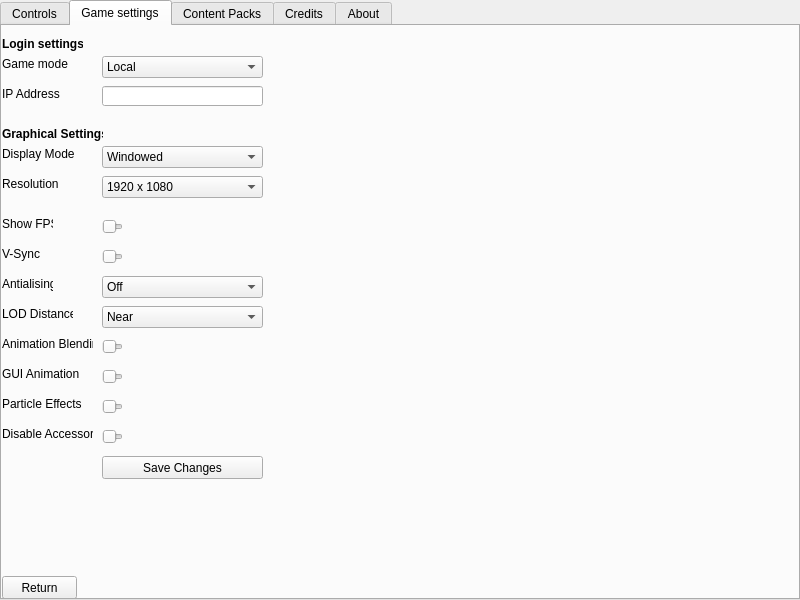
<?xml version="1.0" encoding="UTF-8"?>
<ui version="4.0">
 <class>Options_Menu</class>
 <widget class="QDialog" name="Options_Menu">
  <property name="geometry">
   <rect>
    <x>0</x>
    <y>0</y>
    <width>800</width>
    <height>600</height>
   </rect>
  </property>
  <property name="maximumSize">
   <size>
    <width>800</width>
    <height>600</height>
   </size>
  </property>
  <property name="windowTitle">
   <string>Option Menu</string>
  </property>
  <widget class="QTabWidget" name="tabWidget">
   <property name="geometry">
    <rect>
     <x>0</x>
     <y>0</y>
     <width>800</width>
     <height>600</height>
    </rect>
   </property>
   <property name="maximumSize">
    <size>
     <width>800</width>
     <height>600</height>
    </size>
   </property>
   <property name="currentIndex">
    <number>1</number>
   </property>
   <widget class="QWidget" name="Content_Pack">
    <property name="maximumSize">
     <size>
      <width>800</width>
      <height>600</height>
     </size>
    </property>
    <attribute name="title">
     <string>Controls</string>
    </attribute>
    <widget class="QPushButton" name="returnButton_4">
     <property name="geometry">
      <rect>
       <x>0</x>
       <y>550</y>
       <width>75</width>
       <height>23</height>
      </rect>
     </property>
     <property name="text">
      <string>Return</string>
     </property>
    </widget>
    <widget class="QLabel" name="label_3">
     <property name="geometry">
      <rect>
       <x>10</x>
       <y>40</y>
       <width>51</width>
       <height>21</height>
      </rect>
     </property>
     <property name="text">
      <string>Walking up</string>
     </property>
    </widget>
    <widget class="QPushButton" name="pushButton_2">
     <property name="geometry">
      <rect>
       <x>110</x>
       <y>40</y>
       <width>75</width>
       <height>21</height>
      </rect>
     </property>
     <property name="text">
      <string/>
     </property>
    </widget>
    <widget class="QLabel" name="label_4">
     <property name="geometry">
      <rect>
       <x>10</x>
       <y>70</y>
       <width>71</width>
       <height>21</height>
      </rect>
     </property>
     <property name="text">
      <string>Walking left</string>
     </property>
    </widget>
    <widget class="QPushButton" name="pushButton_3">
     <property name="geometry">
      <rect>
       <x>110</x>
       <y>70</y>
       <width>75</width>
       <height>21</height>
      </rect>
     </property>
     <property name="text">
      <string/>
     </property>
    </widget>
    <widget class="QLabel" name="label_5">
     <property name="geometry">
      <rect>
       <x>10</x>
       <y>100</y>
       <width>71</width>
       <height>21</height>
      </rect>
     </property>
     <property name="text">
      <string>Walking right</string>
     </property>
    </widget>
    <widget class="QPushButton" name="pushButton_4">
     <property name="geometry">
      <rect>
       <x>110</x>
       <y>130</y>
       <width>75</width>
       <height>21</height>
      </rect>
     </property>
     <property name="text">
      <string/>
     </property>
    </widget>
    <widget class="QLabel" name="label_6">
     <property name="geometry">
      <rect>
       <x>10</x>
       <y>130</y>
       <width>71</width>
       <height>21</height>
      </rect>
     </property>
     <property name="text">
      <string>Walking down</string>
     </property>
    </widget>
    <widget class="QPushButton" name="pushButton_5">
     <property name="geometry">
      <rect>
       <x>110</x>
       <y>100</y>
       <width>75</width>
       <height>21</height>
      </rect>
     </property>
     <property name="text">
      <string/>
     </property>
    </widget>
    <widget class="QLabel" name="label_7">
     <property name="geometry">
      <rect>
       <x>10</x>
       <y>160</y>
       <width>71</width>
       <height>21</height>
      </rect>
     </property>
     <property name="text">
      <string>Jump</string>
     </property>
    </widget>
    <widget class="QPushButton" name="pushButton_6">
     <property name="geometry">
      <rect>
       <x>110</x>
       <y>160</y>
       <width>75</width>
       <height>21</height>
      </rect>
     </property>
     <property name="text">
      <string/>
     </property>
    </widget>
    <widget class="QLabel" name="label_8">
     <property name="geometry">
      <rect>
       <x>10</x>
       <y>190</y>
       <width>71</width>
       <height>21</height>
      </rect>
     </property>
     <property name="text">
      <string>Walk</string>
     </property>
    </widget>
    <widget class="QPushButton" name="pushButton_7">
     <property name="geometry">
      <rect>
       <x>110</x>
       <y>190</y>
       <width>75</width>
       <height>21</height>
      </rect>
     </property>
     <property name="text">
      <string/>
     </property>
    </widget>
    <widget class="QLabel" name="label_9">
     <property name="geometry">
      <rect>
       <x>10</x>
       <y>10</y>
       <width>61</width>
       <height>21</height>
      </rect>
     </property>
     <property name="text">
      <string>&lt;html&gt;&lt;head/&gt;&lt;body&gt;&lt;p&gt;&lt;span style=&quot; font-weight:600;&quot;&gt;Movement&lt;/span&gt;&lt;/p&gt;&lt;/body&gt;&lt;/html&gt;</string>
     </property>
    </widget>
    <widget class="QLabel" name="label_10">
     <property name="geometry">
      <rect>
       <x>10</x>
       <y>230</y>
       <width>61</width>
       <height>21</height>
      </rect>
     </property>
     <property name="text">
      <string>&lt;html&gt;&lt;head/&gt;&lt;body&gt;&lt;p&gt;&lt;span style=&quot; font-weight:600;&quot;&gt;Gameplay&lt;/span&gt;&lt;/p&gt;&lt;/body&gt;&lt;/html&gt;</string>
     </property>
    </widget>
    <widget class="QLabel" name="label_11">
     <property name="geometry">
      <rect>
       <x>10</x>
       <y>250</y>
       <width>81</width>
       <height>21</height>
      </rect>
     </property>
     <property name="text">
      <string>Take screenshot</string>
     </property>
    </widget>
    <widget class="QLabel" name="label_12">
     <property name="geometry">
      <rect>
       <x>10</x>
       <y>280</y>
       <width>101</width>
       <height>21</height>
      </rect>
     </property>
     <property name="text">
      <string>Open Shticker Book</string>
     </property>
    </widget>
    <widget class="QLabel" name="label_13">
     <property name="geometry">
      <rect>
       <x>10</x>
       <y>310</y>
       <width>81</width>
       <height>21</height>
      </rect>
     </property>
     <property name="text">
      <string>Open Friend List</string>
     </property>
    </widget>
    <widget class="QLabel" name="label_14">
     <property name="geometry">
      <rect>
       <x>10</x>
       <y>340</y>
       <width>81</width>
       <height>21</height>
      </rect>
     </property>
     <property name="text">
      <string>View Gags</string>
     </property>
    </widget>
    <widget class="QLabel" name="label_15">
     <property name="geometry">
      <rect>
       <x>10</x>
       <y>370</y>
       <width>81</width>
       <height>21</height>
      </rect>
     </property>
     <property name="text">
      <string>View Toontasks</string>
     </property>
    </widget>
    <widget class="QLabel" name="label_16">
     <property name="geometry">
      <rect>
       <x>10</x>
       <y>400</y>
       <width>81</width>
       <height>21</height>
      </rect>
     </property>
     <property name="text">
      <string>Perform Action</string>
     </property>
    </widget>
    <widget class="QPushButton" name="pushButton_9">
     <property name="geometry">
      <rect>
       <x>110</x>
       <y>250</y>
       <width>75</width>
       <height>21</height>
      </rect>
     </property>
     <property name="text">
      <string/>
     </property>
    </widget>
    <widget class="QPushButton" name="pushButton_10">
     <property name="geometry">
      <rect>
       <x>110</x>
       <y>280</y>
       <width>75</width>
       <height>21</height>
      </rect>
     </property>
     <property name="text">
      <string/>
     </property>
    </widget>
    <widget class="QPushButton" name="pushButton_11">
     <property name="geometry">
      <rect>
       <x>110</x>
       <y>310</y>
       <width>75</width>
       <height>21</height>
      </rect>
     </property>
     <property name="text">
      <string/>
     </property>
    </widget>
    <widget class="QPushButton" name="pushButton_12">
     <property name="geometry">
      <rect>
       <x>110</x>
       <y>340</y>
       <width>75</width>
       <height>21</height>
      </rect>
     </property>
     <property name="text">
      <string/>
     </property>
    </widget>
    <widget class="QPushButton" name="pushButton_13">
     <property name="geometry">
      <rect>
       <x>110</x>
       <y>370</y>
       <width>75</width>
       <height>21</height>
      </rect>
     </property>
     <property name="text">
      <string/>
     </property>
    </widget>
    <widget class="QPushButton" name="pushButton_14">
     <property name="geometry">
      <rect>
       <x>110</x>
       <y>400</y>
       <width>75</width>
       <height>21</height>
      </rect>
     </property>
     <property name="text">
      <string/>
     </property>
    </widget>
    <widget class="QLabel" name="label_17">
     <property name="geometry">
      <rect>
       <x>10</x>
       <y>430</y>
       <width>81</width>
       <height>21</height>
      </rect>
     </property>
     <property name="text">
      <string>Exit Activity</string>
     </property>
    </widget>
    <widget class="QLabel" name="label_18">
     <property name="geometry">
      <rect>
       <x>10</x>
       <y>460</y>
       <width>81</width>
       <height>21</height>
      </rect>
     </property>
     <property name="text">
      <string>View Street Map</string>
     </property>
    </widget>
    <widget class="QPushButton" name="pushButton_15">
     <property name="geometry">
      <rect>
       <x>110</x>
       <y>430</y>
       <width>75</width>
       <height>21</height>
      </rect>
     </property>
     <property name="text">
      <string/>
     </property>
    </widget>
    <widget class="QPushButton" name="pushButton_16">
     <property name="geometry">
      <rect>
       <x>110</x>
       <y>460</y>
       <width>75</width>
       <height>21</height>
      </rect>
     </property>
     <property name="text">
      <string/>
     </property>
    </widget>
    <widget class="QLabel" name="label_19">
     <property name="geometry">
      <rect>
       <x>240</x>
       <y>10</y>
       <width>51</width>
       <height>21</height>
      </rect>
     </property>
     <property name="text">
      <string>&lt;html&gt;&lt;head/&gt;&lt;body&gt;&lt;p&gt;&lt;span style=&quot; font-weight:600;&quot;&gt;Camera&lt;/span&gt;&lt;/p&gt;&lt;/body&gt;&lt;/html&gt;</string>
     </property>
     <property name="textFormat">
      <enum>Qt::AutoText</enum>
     </property>
    </widget>
    <widget class="QLabel" name="label_20">
     <property name="geometry">
      <rect>
       <x>240</x>
       <y>40</y>
       <width>81</width>
       <height>21</height>
      </rect>
     </property>
     <property name="text">
      <string>Change Camera</string>
     </property>
    </widget>
    <widget class="QLabel" name="label_21">
     <property name="geometry">
      <rect>
       <x>240</x>
       <y>70</y>
       <width>81</width>
       <height>21</height>
      </rect>
     </property>
     <property name="text">
      <string>Previous Camera</string>
     </property>
    </widget>
    <widget class="QLabel" name="label_22">
     <property name="geometry">
      <rect>
       <x>240</x>
       <y>100</y>
       <width>81</width>
       <height>21</height>
      </rect>
     </property>
     <property name="text">
      <string>Look Up</string>
     </property>
    </widget>
    <widget class="QLabel" name="label_23">
     <property name="geometry">
      <rect>
       <x>240</x>
       <y>130</y>
       <width>81</width>
       <height>21</height>
      </rect>
     </property>
     <property name="text">
      <string>Look Down</string>
     </property>
    </widget>
    <widget class="QPushButton" name="pushButton_8">
     <property name="geometry">
      <rect>
       <x>340</x>
       <y>40</y>
       <width>75</width>
       <height>21</height>
      </rect>
     </property>
     <property name="text">
      <string/>
     </property>
    </widget>
    <widget class="QPushButton" name="pushButton_17">
     <property name="geometry">
      <rect>
       <x>340</x>
       <y>70</y>
       <width>75</width>
       <height>21</height>
      </rect>
     </property>
     <property name="text">
      <string/>
     </property>
    </widget>
    <widget class="QPushButton" name="pushButton_18">
     <property name="geometry">
      <rect>
       <x>340</x>
       <y>100</y>
       <width>75</width>
       <height>21</height>
      </rect>
     </property>
     <property name="text">
      <string/>
     </property>
    </widget>
    <widget class="QPushButton" name="pushButton_19">
     <property name="geometry">
      <rect>
       <x>340</x>
       <y>130</y>
       <width>75</width>
       <height>21</height>
      </rect>
     </property>
     <property name="text">
      <string/>
     </property>
    </widget>
    <widget class="QLabel" name="label_24">
     <property name="geometry">
      <rect>
       <x>230</x>
       <y>170</y>
       <width>81</width>
       <height>21</height>
      </rect>
     </property>
     <property name="text">
      <string>&lt;html&gt;&lt;head/&gt;&lt;body&gt;&lt;p&gt;&lt;span style=&quot; font-weight:600;&quot;&gt;Utilities&lt;/span&gt;&lt;/p&gt;&lt;/body&gt;&lt;/html&gt;</string>
     </property>
    </widget>
    <widget class="QLabel" name="label_25">
     <property name="geometry">
      <rect>
       <x>230</x>
       <y>190</y>
       <width>81</width>
       <height>21</height>
      </rect>
     </property>
     <property name="text">
      <string>Show/Hide GUI</string>
     </property>
    </widget>
    <widget class="Line" name="line">
     <property name="geometry">
      <rect>
       <x>200</x>
       <y>0</y>
       <width>261</width>
       <height>20</height>
      </rect>
     </property>
     <property name="orientation">
      <enum>Qt::Horizontal</enum>
     </property>
    </widget>
    <widget class="Line" name="line_3">
     <property name="geometry">
      <rect>
       <x>200</x>
       <y>150</y>
       <width>261</width>
       <height>20</height>
      </rect>
     </property>
     <property name="orientation">
      <enum>Qt::Horizontal</enum>
     </property>
    </widget>
    <widget class="Line" name="line_4">
     <property name="geometry">
      <rect>
       <x>450</x>
       <y>10</y>
       <width>20</width>
       <height>301</height>
      </rect>
     </property>
     <property name="orientation">
      <enum>Qt::Vertical</enum>
     </property>
    </widget>
    <widget class="Line" name="line_6">
     <property name="geometry">
      <rect>
       <x>0</x>
       <y>0</y>
       <width>201</width>
       <height>20</height>
      </rect>
     </property>
     <property name="orientation">
      <enum>Qt::Horizontal</enum>
     </property>
    </widget>
    <widget class="Line" name="line_7">
     <property name="geometry">
      <rect>
       <x>190</x>
       <y>10</y>
       <width>16</width>
       <height>491</height>
      </rect>
     </property>
     <property name="orientation">
      <enum>Qt::Vertical</enum>
     </property>
    </widget>
    <widget class="Line" name="line_8">
     <property name="geometry">
      <rect>
       <x>0</x>
       <y>210</y>
       <width>201</width>
       <height>20</height>
      </rect>
     </property>
     <property name="orientation">
      <enum>Qt::Horizontal</enum>
     </property>
    </widget>
    <widget class="Line" name="line_9">
     <property name="geometry">
      <rect>
       <x>0</x>
       <y>490</y>
       <width>191</width>
       <height>20</height>
      </rect>
     </property>
     <property name="orientation">
      <enum>Qt::Horizontal</enum>
     </property>
    </widget>
    <widget class="QPushButton" name="pushButton_20">
     <property name="geometry">
      <rect>
       <x>340</x>
       <y>190</y>
       <width>75</width>
       <height>21</height>
      </rect>
     </property>
     <property name="text">
      <string/>
     </property>
    </widget>
    <widget class="QLabel" name="label_26">
     <property name="geometry">
      <rect>
       <x>230</x>
       <y>220</y>
       <width>91</width>
       <height>21</height>
      </rect>
     </property>
     <property name="text">
      <string>Display Debug Info</string>
     </property>
    </widget>
    <widget class="QPushButton" name="pushButton_21">
     <property name="geometry">
      <rect>
       <x>340</x>
       <y>220</y>
       <width>75</width>
       <height>21</height>
      </rect>
     </property>
     <property name="text">
      <string/>
     </property>
    </widget>
    <widget class="QLabel" name="label_27">
     <property name="geometry">
      <rect>
       <x>230</x>
       <y>250</y>
       <width>91</width>
       <height>21</height>
      </rect>
     </property>
     <property name="text">
      <string>Debug Screenshots</string>
     </property>
    </widget>
    <widget class="QPushButton" name="pushButton_22">
     <property name="geometry">
      <rect>
       <x>340</x>
       <y>250</y>
       <width>75</width>
       <height>21</height>
      </rect>
     </property>
     <property name="text">
      <string/>
     </property>
    </widget>
    <widget class="QLabel" name="label_28">
     <property name="geometry">
      <rect>
       <x>230</x>
       <y>280</y>
       <width>61</width>
       <height>21</height>
      </rect>
     </property>
     <property name="text">
      <string>Cog HQ info</string>
     </property>
    </widget>
    <widget class="QPushButton" name="pushButton_23">
     <property name="geometry">
      <rect>
       <x>340</x>
       <y>280</y>
       <width>75</width>
       <height>21</height>
      </rect>
     </property>
     <property name="text">
      <string/>
     </property>
    </widget>
    <widget class="Line" name="line_5">
     <property name="geometry">
      <rect>
       <x>200</x>
       <y>300</y>
       <width>261</width>
       <height>20</height>
      </rect>
     </property>
     <property name="orientation">
      <enum>Qt::Horizontal</enum>
     </property>
    </widget>
   </widget>
   <widget class="QWidget" name="tab_4">
    <attribute name="title">
     <string>Game settings</string>
    </attribute>
    <widget class="QComboBox" name="gameModes">
     <property name="geometry">
      <rect>
       <x>100</x>
       <y>30</y>
       <width>161</width>
       <height>22</height>
      </rect>
     </property>
     <item>
      <property name="text">
       <string>Local</string>
      </property>
     </item>
     <item>
      <property name="text">
       <string>Server</string>
      </property>
     </item>
    </widget>
    <widget class="QLabel" name="label">
     <property name="geometry">
      <rect>
       <x>0</x>
       <y>30</y>
       <width>81</width>
       <height>16</height>
      </rect>
     </property>
     <property name="text">
      <string>Game mode</string>
     </property>
    </widget>
    <widget class="QLabel" name="label_2">
     <property name="geometry">
      <rect>
       <x>0</x>
       <y>60</y>
       <width>81</width>
       <height>16</height>
      </rect>
     </property>
     <property name="text">
      <string>IP Address</string>
     </property>
    </widget>
    <widget class="QLineEdit" name="lineEdit">
     <property name="geometry">
      <rect>
       <x>100</x>
       <y>60</y>
       <width>161</width>
       <height>20</height>
      </rect>
     </property>
    </widget>
    <widget class="QPushButton" name="returnButton_5">
     <property name="geometry">
      <rect>
       <x>0</x>
       <y>550</y>
       <width>75</width>
       <height>23</height>
      </rect>
     </property>
     <property name="text">
      <string>Return</string>
     </property>
    </widget>
    <widget class="QLabel" name="label_29">
     <property name="geometry">
      <rect>
       <x>0</x>
       <y>10</y>
       <width>81</width>
       <height>16</height>
      </rect>
     </property>
     <property name="text">
      <string>&lt;html&gt;&lt;head/&gt;&lt;body&gt;&lt;p&gt;&lt;span style=&quot; font-weight:600;&quot;&gt;Login settings&lt;/span&gt;&lt;/p&gt;&lt;/body&gt;&lt;/html&gt;</string>
     </property>
    </widget>
    <widget class="QLabel" name="label_30">
     <property name="geometry">
      <rect>
       <x>0</x>
       <y>100</y>
       <width>101</width>
       <height>16</height>
      </rect>
     </property>
     <property name="text">
      <string>&lt;html&gt;&lt;head/&gt;&lt;body&gt;&lt;p&gt;&lt;span style=&quot; font-weight:600;&quot;&gt;Graphical Settings&lt;/span&gt;&lt;/p&gt;&lt;/body&gt;&lt;/html&gt;</string>
     </property>
    </widget>
    <widget class="QLabel" name="label_31">
     <property name="geometry">
      <rect>
       <x>0</x>
       <y>120</y>
       <width>81</width>
       <height>16</height>
      </rect>
     </property>
     <property name="text">
      <string>Display Mode</string>
     </property>
    </widget>
    <widget class="QComboBox" name="gameModes_2">
     <property name="geometry">
      <rect>
       <x>100</x>
       <y>120</y>
       <width>161</width>
       <height>22</height>
      </rect>
     </property>
     <item>
      <property name="text">
       <string>Windowed</string>
      </property>
     </item>
     <item>
      <property name="text">
       <string>Borderless</string>
      </property>
     </item>
     <item>
      <property name="text">
       <string>Fullscreen</string>
      </property>
     </item>
    </widget>
    <widget class="QLabel" name="label_32">
     <property name="geometry">
      <rect>
       <x>0</x>
       <y>150</y>
       <width>81</width>
       <height>16</height>
      </rect>
     </property>
     <property name="text">
      <string>Resolution</string>
     </property>
    </widget>
    <widget class="QComboBox" name="gameModes_3">
     <property name="geometry">
      <rect>
       <x>100</x>
       <y>150</y>
       <width>161</width>
       <height>22</height>
      </rect>
     </property>
     <item>
      <property name="text">
       <string>1920 x 1080</string>
      </property>
     </item>
     <item>
      <property name="text">
       <string>1680 x 1050</string>
      </property>
     </item>
     <item>
      <property name="text">
       <string>1600 x 900</string>
      </property>
     </item>
     <item>
      <property name="text">
       <string>1400 x 1050</string>
      </property>
     </item>
     <item>
      <property name="text">
       <string>1366 x 768</string>
      </property>
     </item>
     <item>
      <property name="text">
       <string>1360 x 768</string>
      </property>
     </item>
     <item>
      <property name="text">
       <string>1280 x 768</string>
      </property>
     </item>
     <item>
      <property name="text">
       <string>1280 x 720</string>
      </property>
     </item>
     <item>
      <property name="text">
       <string>1152 x 872</string>
      </property>
     </item>
     <item>
      <property name="text">
       <string>1152 x 864</string>
      </property>
     </item>
     <item>
      <property name="text">
       <string>1024 x 768</string>
      </property>
     </item>
     <item>
      <property name="text">
       <string>1024 x 600</string>
      </property>
     </item>
     <item>
      <property name="text">
       <string>800 x 600</string>
      </property>
     </item>
    </widget>
    <widget class="QLabel" name="label_33">
     <property name="geometry">
      <rect>
       <x>0</x>
       <y>190</y>
       <width>51</width>
       <height>16</height>
      </rect>
     </property>
     <property name="text">
      <string>Show FPS</string>
     </property>
    </widget>
    <widget class="QSlider" name="horizontalSlider">
     <property name="geometry">
      <rect>
       <x>100</x>
       <y>190</y>
       <width>21</width>
       <height>22</height>
      </rect>
     </property>
     <property name="maximum">
      <number>1</number>
     </property>
     <property name="orientation">
      <enum>Qt::Horizontal</enum>
     </property>
    </widget>
    <widget class="QLabel" name="label_34">
     <property name="geometry">
      <rect>
       <x>0</x>
       <y>220</y>
       <width>51</width>
       <height>16</height>
      </rect>
     </property>
     <property name="text">
      <string>V-Sync</string>
     </property>
    </widget>
    <widget class="QSlider" name="horizontalSlider_2">
     <property name="geometry">
      <rect>
       <x>100</x>
       <y>220</y>
       <width>21</width>
       <height>22</height>
      </rect>
     </property>
     <property name="maximum">
      <number>1</number>
     </property>
     <property name="orientation">
      <enum>Qt::Horizontal</enum>
     </property>
    </widget>
    <widget class="QLabel" name="label_35">
     <property name="geometry">
      <rect>
       <x>0</x>
       <y>250</y>
       <width>51</width>
       <height>16</height>
      </rect>
     </property>
     <property name="text">
      <string>Antialising</string>
     </property>
    </widget>
    <widget class="QComboBox" name="gameModes_4">
     <property name="geometry">
      <rect>
       <x>100</x>
       <y>250</y>
       <width>161</width>
       <height>22</height>
      </rect>
     </property>
     <item>
      <property name="text">
       <string>Off</string>
      </property>
     </item>
     <item>
      <property name="text">
       <string>2x MSAA</string>
      </property>
     </item>
     <item>
      <property name="text">
       <string>4x MSAA</string>
      </property>
     </item>
     <item>
      <property name="text">
       <string>8x MSAA</string>
      </property>
     </item>
    </widget>
    <widget class="QLabel" name="label_36">
     <property name="geometry">
      <rect>
       <x>0</x>
       <y>280</y>
       <width>71</width>
       <height>16</height>
      </rect>
     </property>
     <property name="text">
      <string>LOD Distance</string>
     </property>
    </widget>
    <widget class="QComboBox" name="gameModes_5">
     <property name="geometry">
      <rect>
       <x>100</x>
       <y>280</y>
       <width>161</width>
       <height>22</height>
      </rect>
     </property>
     <item>
      <property name="text">
       <string>Near</string>
      </property>
     </item>
     <item>
      <property name="text">
       <string>Far</string>
      </property>
     </item>
     <item>
      <property name="text">
       <string>Very Far</string>
      </property>
     </item>
    </widget>
    <widget class="QLabel" name="label_37">
     <property name="geometry">
      <rect>
       <x>0</x>
       <y>310</y>
       <width>91</width>
       <height>16</height>
      </rect>
     </property>
     <property name="text">
      <string>Animation Blending</string>
     </property>
    </widget>
    <widget class="QSlider" name="horizontalSlider_3">
     <property name="geometry">
      <rect>
       <x>100</x>
       <y>310</y>
       <width>21</width>
       <height>22</height>
      </rect>
     </property>
     <property name="maximum">
      <number>1</number>
     </property>
     <property name="orientation">
      <enum>Qt::Horizontal</enum>
     </property>
    </widget>
    <widget class="QLabel" name="label_38">
     <property name="geometry">
      <rect>
       <x>0</x>
       <y>340</y>
       <width>91</width>
       <height>16</height>
      </rect>
     </property>
     <property name="text">
      <string>GUI Animation</string>
     </property>
    </widget>
    <widget class="QSlider" name="horizontalSlider_4">
     <property name="geometry">
      <rect>
       <x>100</x>
       <y>340</y>
       <width>21</width>
       <height>22</height>
      </rect>
     </property>
     <property name="maximum">
      <number>1</number>
     </property>
     <property name="orientation">
      <enum>Qt::Horizontal</enum>
     </property>
    </widget>
    <widget class="QLabel" name="label_39">
     <property name="geometry">
      <rect>
       <x>0</x>
       <y>370</y>
       <width>91</width>
       <height>16</height>
      </rect>
     </property>
     <property name="text">
      <string>Particle Effects</string>
     </property>
    </widget>
    <widget class="QSlider" name="horizontalSlider_5">
     <property name="geometry">
      <rect>
       <x>100</x>
       <y>370</y>
       <width>21</width>
       <height>22</height>
      </rect>
     </property>
     <property name="maximum">
      <number>1</number>
     </property>
     <property name="orientation">
      <enum>Qt::Horizontal</enum>
     </property>
    </widget>
    <widget class="QLabel" name="label_40">
     <property name="geometry">
      <rect>
       <x>0</x>
       <y>400</y>
       <width>91</width>
       <height>16</height>
      </rect>
     </property>
     <property name="text">
      <string>Disable Accessories</string>
     </property>
    </widget>
    <widget class="QSlider" name="horizontalSlider_6">
     <property name="geometry">
      <rect>
       <x>100</x>
       <y>400</y>
       <width>21</width>
       <height>22</height>
      </rect>
     </property>
     <property name="maximum">
      <number>1</number>
     </property>
     <property name="orientation">
      <enum>Qt::Horizontal</enum>
     </property>
    </widget>
    <widget class="QPushButton" name="pushButton_24">
     <property name="geometry">
      <rect>
       <x>100</x>
       <y>430</y>
       <width>161</width>
       <height>23</height>
      </rect>
     </property>
     <property name="text">
      <string>Save Changes</string>
     </property>
    </widget>
   </widget>
   <widget class="QWidget" name="tab_2">
    <attribute name="title">
     <string>Content Packs</string>
    </attribute>
    <widget class="QPushButton" name="pushButton">
     <property name="geometry">
      <rect>
       <x>290</x>
       <y>180</y>
       <width>181</width>
       <height>23</height>
      </rect>
     </property>
     <property name="text">
      <string>Resource Folder</string>
     </property>
    </widget>
    <widget class="QTreeView" name="treeView">
     <property name="geometry">
      <rect>
       <x>0</x>
       <y>0</y>
       <width>801</width>
       <height>161</height>
      </rect>
     </property>
    </widget>
    <widget class="QPushButton" name="returnButton_3">
     <property name="geometry">
      <rect>
       <x>0</x>
       <y>550</y>
       <width>75</width>
       <height>23</height>
      </rect>
     </property>
     <property name="text">
      <string>Return</string>
     </property>
    </widget>
   </widget>
   <widget class="QWidget" name="tab">
    <attribute name="title">
     <string>Credits</string>
    </attribute>
    <widget class="QPushButton" name="returnButton_2">
     <property name="geometry">
      <rect>
       <x>0</x>
       <y>550</y>
       <width>75</width>
       <height>23</height>
      </rect>
     </property>
     <property name="text">
      <string>Return</string>
     </property>
    </widget>
    <widget class="QTextBrowser" name="textBrowser">
     <property name="geometry">
      <rect>
       <x>0</x>
       <y>0</y>
       <width>801</width>
       <height>551</height>
      </rect>
     </property>
     <property name="html">
      <string>&lt;!DOCTYPE HTML PUBLIC &quot;-//W3C//DTD HTML 4.0//EN&quot; &quot;http://www.w3.org/TR/REC-html40/strict.dtd&quot;&gt;
&lt;html&gt;&lt;head&gt;&lt;meta name=&quot;qrichtext&quot; content=&quot;1&quot; /&gt;&lt;style type=&quot;text/css&quot;&gt;
p, li { white-space: pre-wrap; }
&lt;/style&gt;&lt;/head&gt;&lt;body style=&quot; font-family:'MS Shell Dlg 2'; font-size:8.25pt; font-weight:400; font-style:normal;&quot;&gt;
&lt;p align=&quot;center&quot; style=&quot; margin-top:0px; margin-bottom:0px; margin-left:0px; margin-right:0px; -qt-block-indent:0; text-indent:0px;&quot;&gt;&lt;span style=&quot; font-size:20pt;&quot;&gt;Credits to the following who made this possible:&lt;/span&gt;&lt;/p&gt;
&lt;p align=&quot;center&quot; style=&quot;-qt-paragraph-type:empty; margin-top:0px; margin-bottom:0px; margin-left:0px; margin-right:0px; -qt-block-indent:0; text-indent:0px; font-size:20pt;&quot;&gt;&lt;br /&gt;&lt;/p&gt;
&lt;p align=&quot;center&quot; style=&quot; margin-top:0px; margin-bottom:0px; margin-left:0px; margin-right:0px; -qt-block-indent:0; text-indent:0px;&quot;&gt;&lt;span style=&quot; font-size:20pt;&quot;&gt;Abrahan Nevarez - Developer, and designer.&lt;/span&gt;&lt;/p&gt;
&lt;p align=&quot;center&quot; style=&quot;-qt-paragraph-type:empty; margin-top:0px; margin-bottom:0px; margin-left:0px; margin-right:0px; -qt-block-indent:0; text-indent:0px; font-size:20pt;&quot;&gt;&lt;br /&gt;&lt;/p&gt;
&lt;p align=&quot;center&quot; style=&quot; margin-top:0px; margin-bottom:0px; margin-left:0px; margin-right:0px; -qt-block-indent:0; text-indent:0px;&quot;&gt;&lt;span style=&quot; font-size:20pt;&quot;&gt;Kevin - Bug testing&lt;/span&gt;&lt;/p&gt;
&lt;p align=&quot;center&quot; style=&quot;-qt-paragraph-type:empty; margin-top:0px; margin-bottom:0px; margin-left:0px; margin-right:0px; -qt-block-indent:0; text-indent:0px; font-size:20pt;&quot;&gt;&lt;br /&gt;&lt;/p&gt;
&lt;p align=&quot;center&quot; style=&quot; margin-top:0px; margin-bottom:0px; margin-left:0px; margin-right:0px; -qt-block-indent:0; text-indent:0px;&quot;&gt;&lt;span style=&quot; font-size:20pt;&quot;&gt;Alex - Bug testing &lt;/span&gt;&lt;/p&gt;&lt;/body&gt;&lt;/html&gt;</string>
     </property>
    </widget>
   </widget>
   <widget class="QWidget" name="tab_3">
    <attribute name="title">
     <string>About</string>
    </attribute>
    <widget class="QPushButton" name="returnButton">
     <property name="geometry">
      <rect>
       <x>0</x>
       <y>550</y>
       <width>75</width>
       <height>23</height>
      </rect>
     </property>
     <property name="text">
      <string>Return</string>
     </property>
    </widget>
    <widget class="QTextBrowser" name="textBrowser_2">
     <property name="geometry">
      <rect>
       <x>0</x>
       <y>0</y>
       <width>801</width>
       <height>111</height>
      </rect>
     </property>
     <property name="html">
      <string>&lt;!DOCTYPE HTML PUBLIC &quot;-//W3C//DTD HTML 4.0//EN&quot; &quot;http://www.w3.org/TR/REC-html40/strict.dtd&quot;&gt;
&lt;html&gt;&lt;head&gt;&lt;meta name=&quot;qrichtext&quot; content=&quot;1&quot; /&gt;&lt;style type=&quot;text/css&quot;&gt;
p, li { white-space: pre-wrap; }
&lt;/style&gt;&lt;/head&gt;&lt;body style=&quot; font-family:'MS Shell Dlg 2'; font-size:8.25pt; font-weight:400; font-style:normal;&quot;&gt;
&lt;p align=&quot;center&quot; style=&quot; margin-top:0px; margin-bottom:0px; margin-left:0px; margin-right:0px; -qt-block-indent:0; text-indent:0px;&quot;&gt;&lt;span style=&quot; font-size:20pt;&quot;&gt;A launcher for the game Toontown Stride, created in August 2019. The launcher can be distributed, and modified. &lt;/span&gt;&lt;/p&gt;
&lt;p align=&quot;center&quot; style=&quot; margin-top:0px; margin-bottom:0px; margin-left:0px; margin-right:0px; -qt-block-indent:0; text-indent:0px;&quot;&gt;&lt;span style=&quot; font-size:20pt;&quot;&gt;Written in Pyside2.&lt;/span&gt;&lt;/p&gt;
&lt;p style=&quot;-qt-paragraph-type:empty; margin-top:0px; margin-bottom:0px; margin-left:0px; margin-right:0px; -qt-block-indent:0; text-indent:0px; font-size:20pt;&quot;&gt;&lt;br /&gt;&lt;/p&gt;&lt;/body&gt;&lt;/html&gt;</string>
     </property>
    </widget>
   </widget>
  </widget>
 </widget>
 <resources/>
 <connections/>
</ui>
